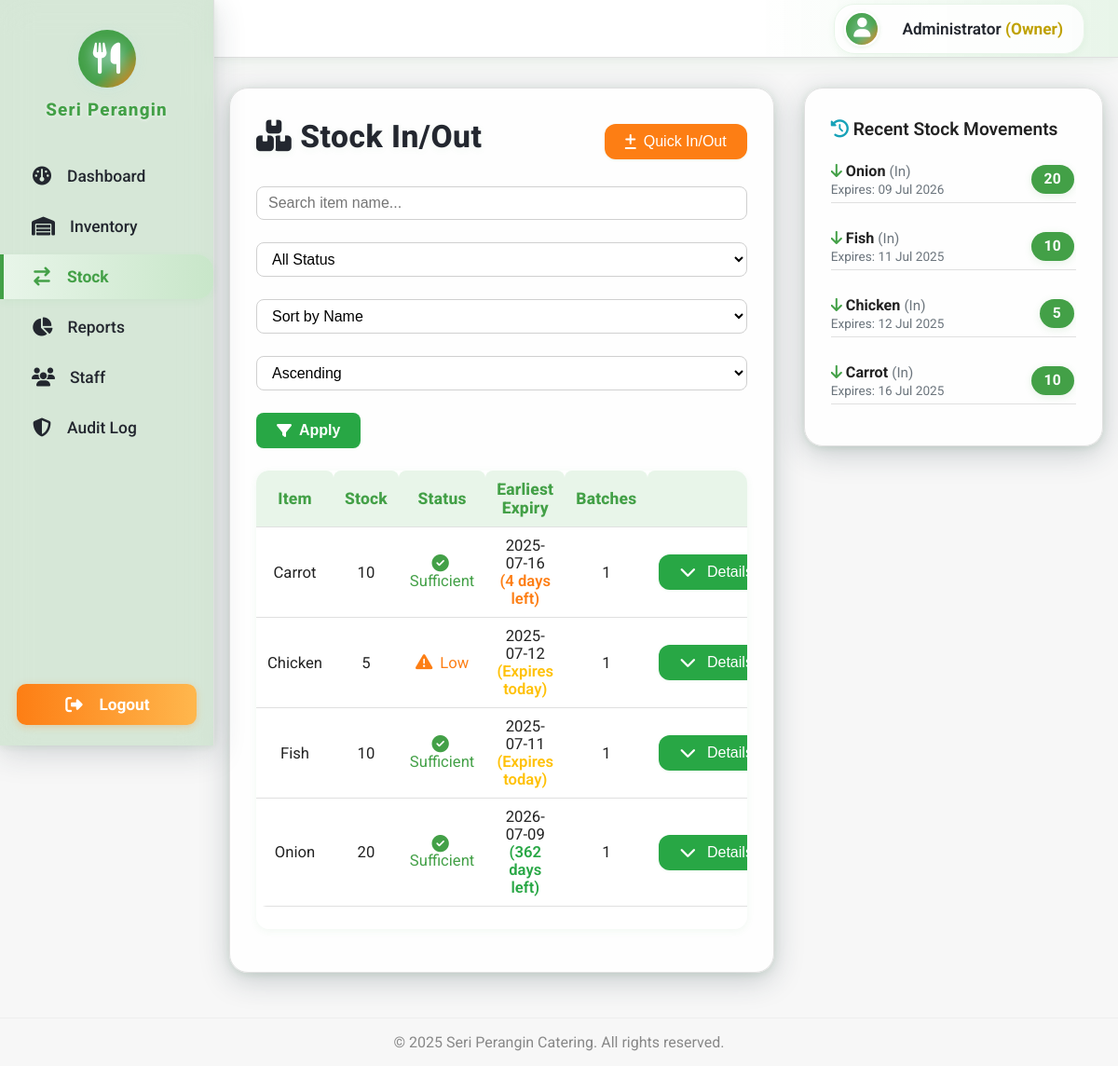
Page /stock.php (signed in) on the earlier database version.
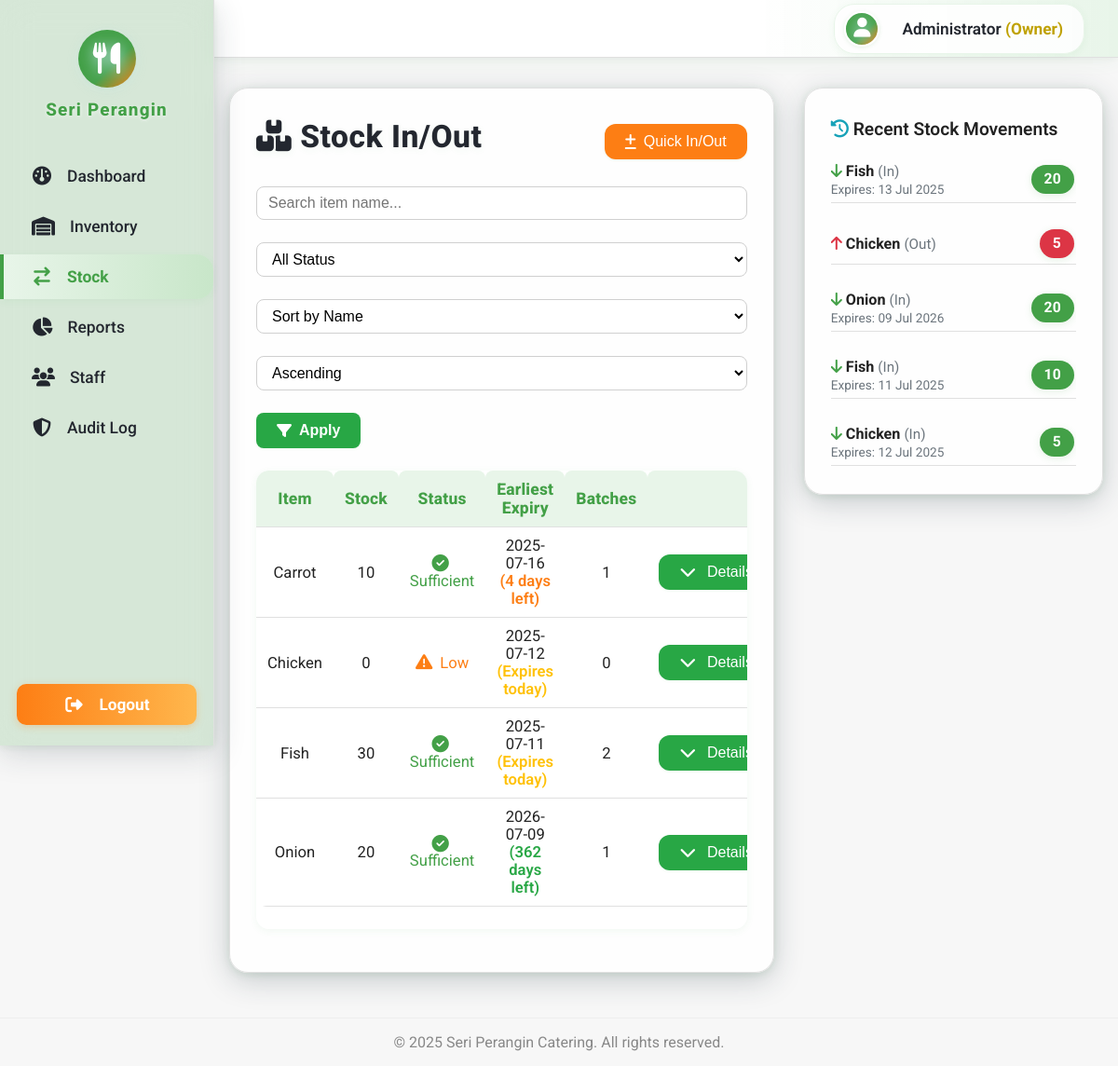
Same page on the later database version.
### tables this page shows
CREATE TABLE `inventory` (
  `item_id` int NOT NULL,
  `item_name` varchar(100) NOT NULL,
  `category` varchar(50) NOT NULL,
  `unit` varchar(20) NOT NULL,
  `created_at` timestamp NULL DEFAULT CURRENT_TIMESTAMP,
  `image_path` varchar(255) DEFAULT NULL
);

CREATE TABLE `stock_logs` (
  `log_id` int NOT NULL,
  `item_id` int NOT NULL,
  `type` enum('in','out') NOT NULL,
  `quantity` int NOT NULL,
  `batch_expiry_date` date DEFAULT NULL,
  `log_date` timestamp NULL DEFAULT CURRENT_TIMESTAMP,
  `user_id` int DEFAULT NULL
);

### stock.php (the view, shortened to what this page needs)
<?php
require_once 'includes/db.php';
include 'includes/navbar.php';
$sort = isset($_GET['sort']) ? $_GET['sort'] : 'item_name';
$order = (isset($_GET['order']) && strtoupper($_GET['order']) === 'DESC') ? 'DESC' : 'ASC';
$stock_sql = "SELECT
  i.item_id,
  i.item_name,
  IFNULL(SUM(CASE WHEN s.type = 'in' AND (s.batch_expiry_date IS NULL OR s.batch_expiry_date >= CURDATE()) THEN s.quantity WHEN s.type = 'out' THEN -s.quantity ELSE 0 END), 0) AS stock_level,
  MIN(CASE WHEN s.type = 'in' AND s.batch_expiry_date >= CURDATE() THEN s.batch_expiry_date END) AS earliest_expiry
FROM inventory i
LEFT JOIN stock_logs s ON i.item_id = s.item_id
";
$stock_sql .= "GROUP BY i.item_id, i.item_name\nORDER BY $sort $order";
$result2 = mysqli_query($conn, $stock_sql);
$stock_levels = [];
if ($result2) {
  while ($row = mysqli_fetch_assoc($result2)) {
    $stock_levels[$row['item_id']] = $row;
  }
}
$logs = [];
$result3 = mysqli_query($conn, "SELECT s.*, u.name as user_name, i.item_name FROM stock_logs s LEFT JOIN users u ON s.user_id = u.user_id LEFT JOIN inventory i ON s.item_id = i.item_id ORDER BY s.log_date DESC LIMIT 12");
if ($result3) {
  while ($row = mysqli_fetch_assoc($result3)) {
    $logs[] = $row;
  }
}
$batch_details = [];
$batch_sql = "SELECT i.item_id, s.batch_expiry_date, SUM(CASE WHEN s.type = 'in' THEN s.quantity WHEN s.type = 'out' THEN -s.quantity ELSE 0 END) AS batch_quantity, MIN(s.log_date) as stock_in_date
FROM inventory i
LEFT JOIN stock_logs s ON i.item_id = s.item_id
WHERE s.batch_expiry_date IS NOT NULL
GROUP BY i.item_id, s.batch_expiry_date
HAVING batch_quantity > 0
ORDER BY i.item_id, s.batch_expiry_date ASC";
$res_batch = mysqli_query($conn, $batch_sql);
if ($res_batch) {
  while ($row = mysqli_fetch_assoc($res_batch)) {
    $batch_details[$row['item_id']][] = $row;
  }
}
?>
<link rel="stylesheet" href="assets/css/stock.css?v=3">
<main class="stock-main">
  <div class="stock-flex-row">
    <div class="stock-card glassy-card">
      <div class="stock-header-row">
        <h1 class="stock-title"><i class="fa-solid fa-boxes-stacked text-primary"></i> Stock In/Out</h1>
        <button class="btn btn-accent" id="quickStockBtn"><i class="fa-solid fa-plus-minus"></i> Quick In/Out</button>
      </div>
      <form method="get" class="stock-filter-form">
        <input type="text" name="search" placeholder="Search item name..."
          value="<?php echo isset($_GET['search']) ? htmlspecialchars($_GET['search']) : ''; ?>">
        <select name="status">
          <option value="">All Status</option>
        </select>
        <select name="sort">
          <option value="item_name" <?php if (!isset($_GET['sort']) || $_GET['sort'] === 'item_name')
            echo 'selected'; ?>>
            Sort by Name</option>
        </select>
        <select name="order">
          <option value="ASC" <?php if (!isset($_GET['order']) || $_GET['order'] === 'ASC')
            echo 'selected'; ?>>Ascending
          </option>
        </select>
        <button type="submit" class="btn btn-primary"><i class="fa-solid fa-filter"></i> Apply</button>
      </form>
      <div class="stock-table-wrapper">
        <table class="table" id="stockTable">
          <thead>
            <tr>
              <th>Item</th>
              <th>Stock</th>
              <th>Status</th>
              <th>Earliest Expiry</th>
              <th>Batches</th>
              <th></th>
            </tr>
          </thead>
          <tbody>
            <?php foreach ($stock_levels as $row): ?>
              <?php
              $status = 'Sufficient';
              $statusClass = 'text-success';
              $icon = 'fa-circle-check';
              if ($row['stock_level'] < 10) {
                $status = 'Low';
                $statusClass = 'text-warning';
                $icon = 'fa-triangle-exclamation';
              }
              $item_id = $row['item_id'];
              $batch_count = isset($batch_details[$item_id]) ? count($batch_details[$item_id]) : 0;
              ?>
              <tr>
                <td><?php echo htmlspecialchars($row['item_name']); ?></td>
                <td><?php echo $row['stock_level']; ?></td>
                <td><i class="fa-solid <?php echo $icon; ?> <?php echo $statusClass; ?>"></i> <span
                    class="<?php echo $statusClass; ?>"><?php echo $status; ?></span></td>
                <td>
                  <?php
                  if ($row['earliest_expiry']) {
                    $expiry_date = new DateTime($row['earliest_expiry']);
                    $today = new DateTime();
                    $diff = $today->diff($expiry_date);
                    $days_until = $diff->invert ? -$diff->days : $diff->days;
                    if ($days_until < 0) {
                      echo htmlspecialchars($row['earliest_expiry']) . ' <span style="color: #dc3545; font-weight: 600;">(Expired ' . abs($days_until) . ' days ago)</span>';
                    } elseif ($days_until == 0) {
                      echo htmlspecialchars($row['earliest_expiry']) . ' <span style="color: #ffc107; font-weight: 600;">(Expires today)</span>';
                    } elseif ($days_until <= 7) {
                      echo htmlspecialchars($row['earliest_expiry']) . ' <span style="color: #fd7e14; font-weight: 600;">(' . $days_until . ' days left)</span>';
                    } else {
                      echo htmlspecialchars($row['earliest_expiry']) . ' <span style="color: #28a745; font-weight: 600;">(' . $days_until . ' days left)</span>';
                    }
                  } else {
                    echo '-';
                  }
                  ?>
                </td>
                <td><?php echo $batch_count; ?></td>
                <td>
                  <button class="btn btn-sm btn-outline-secondary batch-details-btn"
                    data-item-id="<?php echo $item_id; ?>">
                    <i class="fa-solid fa-chevron-down"></i> Details
                  </button>
                </td>
              </tr>
            <?php endforeach; ?>
          </tbody>
        </table>
      </div>
    </div>
    <div class="stock-card glassy-card stock-logs-card">
      <h2 class="stock-logs-title"><i class="fa-solid fa-clock-rotate-left text-info"></i> Recent Stock Movements</h2>
      <ul class="stock-logs-list">
        <?php foreach ($logs as $log): ?>
          <li class="flex flex-between mb-2"
            style="align-items:center; border-bottom:1px solid var(--border); padding-bottom:6px;">
            <div style="flex:1;">
              <div><i
                  class="fa-solid fa-<?php echo $log['type'] === 'in' ? 'arrow-down text-success' : 'arrow-up text-danger'; ?>"></i>
                <b><?php echo htmlspecialchars($log['item_name']); ?></b> <span class="text-muted"
                  style="font-size:0.95rem;">(<?php echo ucfirst($log['type']); ?>)</span>
              </div>
              <?php if ($log['type'] === 'in' && $log['batch_expiry_date']): ?>
                <div style="font-size:0.85rem; color: #6c757d; margin-top:2px;">
                  Expires: <?php echo date('d M Y', strtotime($log['batch_expiry_date'])); ?>
                </div>
              <?php endif; ?>
            </div>
            <span class="badge rounded <?php echo $log['type'] === 'in' ? 'bg-success' : 'bg-danger'; ?>"
              style="padding:6px 14px; font-size:0.98rem;"> <?php echo $log['quantity']; ?> </span>
          </li>
        <?php endforeach; ?>
      </ul>
    </div>
  </div>
</main>
<?php include 'includes/footer.php'; ?>
</body>
</html>

### includes/navbar.php (shortened to what this page needs)
<?php
$current = basename($_SERVER['PHP_SELF']);
function nav_active($page)
{
  global $current;
  return $current === $page ? 'active' : '';
}
?>
<link rel="stylesheet" href="https://cdnjs.cloudflare.com/ajax/libs/font-awesome/6.4.0/css/all.min.css">
<link rel="stylesheet" href="assets/css/global.css?v=3">
<div class="sidebar">
  <div class="logo">
    <div class="logo-bg"><i class="fa-solid fa-utensils"></i></div>
    <span>Seri Perangin</span>
  </div>
  <ul>
    <li><a href="homepage.php" class="<?php echo nav_active('homepage.php'); ?>"><i class="fa-solid fa-gauge"></i>
        <span>Dashboard</span></a></li>
    <?php if (isset($_SESSION['role']) && $_SESSION['role'] === 'Owner'): ?>
      <li><a href="inventory.php" class="<?php echo nav_active('inventory.php'); ?>"><i class="fa-solid fa-warehouse"></i>
          <span>Inventory</span></a></li>
      <li><a href="stock.php" class="<?php echo nav_active('stock.php'); ?>"><i
            class="fa-solid fa-arrow-right-arrow-left"></i> <span>Stock</span></a></li>
      <li><a href="reports.php" class="<?php echo nav_active('reports.php'); ?>"><i class="fa-solid fa-chart-pie"></i>
          <span>Reports</span></a></li>
      <li><a href="staff.php" class="<?php echo nav_active('staff.php'); ?>"><i class="fa-solid fa-users"></i>
          <span>Staff</span></a></li>
      <li><a href="audit_logs.php" class="<?php echo nav_active('audit_logs.php'); ?>"><i
            class="fa-solid fa-shield-halved"></i> <span>Audit Log</span></a></li>
    <?php elseif (isset($_SESSION['role']) && $_SESSION['role'] === 'Staff'): ?>
      <li><a href="stock.php" class="<?php echo nav_active('stock.php'); ?>"><i
            class="fa-solid fa-arrow-right-arrow-left"></i> <span>Stock</span></a></li>
    <?php endif; ?>
  </ul>
  <div class="logout">
    <a href="logout.php" class="btn btn-danger"><i class="fa-solid fa-sign-out-alt"></i> <span>Logout</span></a>
  </div>
</div>
<div class="topbar">
  <div class="user-info">
    <div class="user-avatar">
      <i class="fa-solid fa-user"></i>
    </div>
    <span><?php echo isset($_SESSION['name']) && $_SESSION['name'] !== null ? htmlspecialchars($_SESSION['name']) : 'User'; ?>
      <span style="color:#bfa100; font-weight:700;">(<?php echo htmlspecialchars($_SESSION['role']); ?>)</span></span>
  </div>
</div>

### includes/footer.php
<footer
    style="width:100%; text-align:center; padding:16px 0; background:var(--bg); color:#888; font-size:1rem; border-top:1px solid #eee; position:relative;">
    © <?php echo date("Y"); ?> Seri Perangin Catering. All rights reserved.
</footer>

### assets/css/global.css (style rules this page uses)
* { box-sizing: border-box; margin: 0; padding: 0; }
a { color: var(--secondary); text-decoration: none; transition: color 0.2s; }
.btn { display: inline-flex; align-items: center; gap: 8px; background: var(--primary); color: #fff; border: none; border-radius: var(--radius); padding: 10px 22px; font-weight: 500; font-size: 1rem; cursor: pointer; transition: background 0.2s, box-shadow 0.2s; box-shadow: 0 1px 3px rgba(40,167,69,0.08); }
.btn-accent { background: var(--accent); }
.btn-danger { background: var(--danger); }
input, select, textarea { border: 1.5px solid var(--border); border-radius: var(--radius); padding: 10px 14px; font-size: 1rem; margin-bottom: 12px; width: 100%; transition: border 0.2s, box-shadow 0.2s; }
.table { width: 100%; border-collapse: collapse; background: var(--card-bg); border-radius: var(--radius); overflow: hidden; margin-bottom: 24px; }
.table th, .table td { padding: 14px 10px; text-align: left; border-bottom: 1px solid var(--border); vertical-align: middle; }
.table th { background: var(--bg); font-weight: 600; }
.table td .fa-solid, .table td .fa-regular { font-size: 1.1em; margin-right: 4px; }
.badge { display: inline-flex; align-items: center; gap: 6px; font-size: 0.98rem; font-weight: 500; padding: 6px 14px; border-radius: 16px; line-height: 1.2; vertical-align: middle; }
.text-success { color: var(--success); }
.text-danger { color: var(--danger); }
.text-warning { color: var(--warning); }
.text-info { color: var(--info); }
.text-muted { color: var(--muted); }
.bg-success { background: var(--success); color: #fff; }
.bg-danger { background: var(--danger); color: #fff; }
.rounded { border-radius: var(--radius); }
.flex { display: flex; }
.flex-between { display: flex; justify-content: space-between; align-items: center; }
.mb-2 { margin-bottom: 16px; }

### assets/css/stock.css (style rules this page uses)
.glassy-card { background: rgba(255,255,255,0.92); box-shadow: 0 8px 32px 0 rgba(34,49,63,0.22), 0 2px 8px rgba(56,142,60,0.13); border-radius: 20px; padding: 32px 28px 28px 28px; margin-bottom: 32px; border: 1.5px solid #e0e0e0; }
.stock-main { margin-left: 230px; padding: 32px 16px 16px 16px; background: var(--bg, #f7f7f7); min-height: 100vh; }
.stock-flex-row { display: flex; gap: 32px; flex-wrap: wrap; align-items: flex-start; }
.stock-card { flex: 2; min-width: 320px; max-width: 900px; }
.stock-logs-card { flex: 1; min-width: 280px; max-width: 400px; }
.stock-header-row { display: flex; justify-content: space-between; align-items: center; margin-bottom: 24px; }
.stock-title { font-size: 2.1rem; font-weight: 800; margin-bottom: 10px; letter-spacing: 0.5px; color: #23272f; text-shadow: 0 2px 8px #43a04711; }
.stock-filter-form { display: flex; gap: 12px; flex-wrap: wrap; align-items: center; margin-bottom: 24px; }
.stock-filter-form input, .stock-filter-form select { padding: 8px 12px; border-radius: 8px; border: 1.5px solid #d0d0d0; background: #fff; font-size: 1rem; }
.stock-filter-form .btn { border-radius: 8px; font-weight: 600; }
.stock-table-wrapper { overflow-x: auto; border-radius: 14px; background: rgba(255,255,255,0.98); box-shadow: 0 2px 8px #43a04711; margin-bottom: 18px; }
.table { width: 100%; border-collapse: separate; border-spacing: 0; background: transparent; font-size: 1.04rem; }
.table th, .table td { padding: 10px 12px; text-align: center; border-bottom: 1.5px solid #e0e0e0; vertical-align: middle; }
.table th { background: #e8f5e9; color: #43a047; font-weight: 800; font-size: 1.09rem; border-top-left-radius: 8px; border-top-right-radius: 8px; letter-spacing: 0.2px; }
.table tr { transition: background 0.15s; }
.badge { display: inline-block; padding: 7px 18px; border-radius: 22px; font-size: 1.01rem; font-weight: 700; box-shadow: 0 2px 8px #43a04722; letter-spacing: 0.2px; margin: 0 2px; }
.bg-success { background: #43a047; color: #fff; }
.bg-danger { background: #dc3545; color: #fff; }
.text-success { color: #43a047; }
.text-danger { color: #dc3545; }
.text-warning { color: #fd7e14; }
.text-info { color: #17a2b8; }
.stock-logs-title { font-size: 1.2rem; font-weight: 600; margin-bottom: 12px; }
.stock-logs-list { list-style: none; padding: 0; max-height: 340px; overflow-y: auto; }
.stock-logs-list li { display: flex; justify-content: space-between; align-items: center; border-bottom: 1px solid #e0e0e0; padding: 12px 0; font-size: 1.01rem; background: transparent; transition: background 0.15s; }

Differences in the rows shown:
no longer on this page (row unchanged): stock_logs: item.item_name "Carrot", type "In", batch_expiry_date "16 Jul 2025", quantity "10"
computed for inventory "Chicken": stock_level "5" → "0"; item_id "1" → "0"
computed for inventory "Fish": stock_level "10" → "30"; item_id "1" → "2"
added stock_logs: item.item_name "Fish", type "In", batch_expiry_date "13 Jul 2025", quantity "20"
added stock_logs: item.item_name "Chicken", type "Out", quantity "5"
